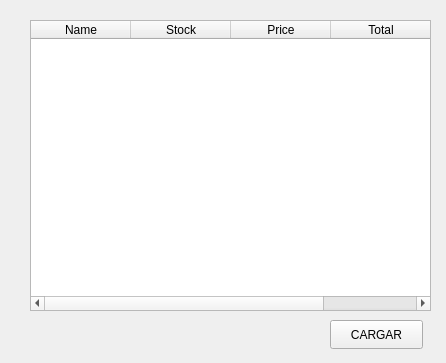
<?xml version="1.0" encoding="UTF-8"?>
<ui version="4.0">
 <class>consultProducts</class>
 <widget class="QWidget" name="consultProducts">
  <property name="geometry">
   <rect>
    <x>0</x>
    <y>0</y>
    <width>446</width>
    <height>363</height>
   </rect>
  </property>
  <property name="windowTitle">
   <string>Consultar Productos</string>
  </property>
  <widget class="QTableWidget" name="tableWidget">
   <property name="geometry">
    <rect>
     <x>30</x>
     <y>20</y>
     <width>401</width>
     <height>291</height>
    </rect>
   </property>
   <column>
    <property name="text">
     <string>Name</string>
    </property>
   </column>
   <column>
    <property name="text">
     <string>Stock</string>
    </property>
   </column>
   <column>
    <property name="text">
     <string>Price</string>
    </property>
   </column>
   <column>
    <property name="text">
     <string>Total</string>
    </property>
   </column>
  </widget>
  <widget class="QPushButton" name="btbn_cargar">
   <property name="geometry">
    <rect>
     <x>330</x>
     <y>320</y>
     <width>93</width>
     <height>29</height>
    </rect>
   </property>
   <property name="text">
    <string>CARGAR</string>
   </property>
  </widget>
 </widget>
 <resources/>
 <connections/>
</ui>
